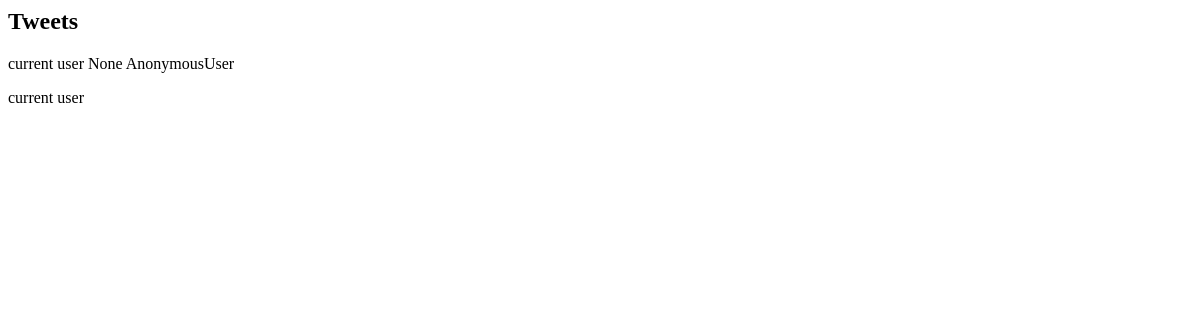
/adminuser/tweets, run on an earlier commit of the app's database.
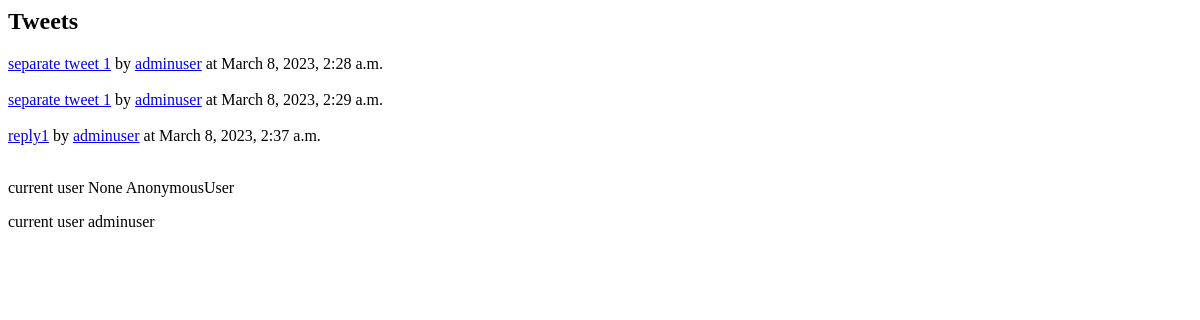
And on a later commit of the database.
### tweets/models.py (models this page shows, shortened)
class Tweet(models.Model):
    author = models.ForeignKey(User, on_delete=models.CASCADE)
    text=models.CharField(max_length=280)
    date_posted=models.DateTimeField(auto_now_add=True) #first created. can edit tweets with twitter blue only
    replied_to = models.ForeignKey('self', on_delete=models.CASCADE, null=True,related_name='replied')
    pic1=models.ImageField(upload_to='tweetpics', blank=True)
    likes = models.ManyToManyField(User,symmetrical=False,related_name='tweet_likes')
    retweets = models.ManyToManyField(User,symmetrical=False,related_name='tweet_retweets')
    replies = models.ManyToManyField('self',symmetrical=False,related_name='tweet_replies')
    views = models.IntegerField(default=0)

### users/models.py (models this page shows)
class User(AbstractUser):
    username_validator = UsernameValidator()
    email_validator = EmailValidator()
    url_validator=URLValidator()
    username = models.CharField(_("username"),
        max_length=15,
        unique=True,
        help_text=_("Required. 15 characters or fewer. Letters, digits and @/./+/-/_ only."),
        validators=[username_validator],
        error_messages={"unique": _("A user with that username already exists."), },
        )
    email = models.EmailField(_('email'),
        unique=True,
        error_messages={"unique": _("A user with that email already exists."), },
        validators=[email_validator],
        )
    name = models.CharField(max_length=50)
    link = models.CharField(max_length=50,blank=True, validators=[url_validator])
    userpic = models.ImageField(default='default.jpg', upload_to='userpics')
    background = models.ImageField(default='default.jpg', upload_to='backgrounds')
    is_verified = models.BooleanField(default=False)
    bio = models.TextField(max_length=160,blank=True)
    followers=models.ManyToManyField('self',symmetrical=False, related_name='user_followers')
    following = models.ManyToManyField('self',symmetrical=False, related_name='user_following')
    def __str__(self):
        return f'{self.username}'

### tweets/views.py (the view)
# urls.py: path('<author>/tweets', UserTweetListView.as_view(), name='userfeed'),
class UserTweetListView(ListView):
    model=Tweet
    context_object_name = "tweets"
    template_name = "tweets/user_tweet_list.html"
    def get_queryset(self):
        user = get_object_or_404(User, username=self.kwargs['author'])
        return Tweet.objects.filter(author=user)

### tweets/templates/tweets/user_tweet_list.html (shortened to what this page needs)
<h2>Tweets</h2>
{% for tweet in tweets %}
        <div><a href="{% url 'detail' tweet.author tweet.pk %}">{{ tweet.text}}</a> by <a href="{% url 'userfeed' tweet.author %}">{{ tweet.author }}</a> at {{ tweet.date_posted}} </div>
{% endfor %}
<p>current user {{request.user.pk}} {{request.user}} </p>
<p>current user {{ tweets.0.author }}</p>

What changed in the data, as far as the page shows it:
added Tweet: text "separate tweet 1", author "adminuser", date_posted "March 8, 2023, 2:28 a.m.", author.username "adminuser"
added Tweet: text "separate tweet 1", author "adminuser", date_posted "March 8, 2023, 2:29 a.m."
added Tweet: text "reply1", author "adminuser", date_posted "March 8, 2023, 2:37 a.m."
